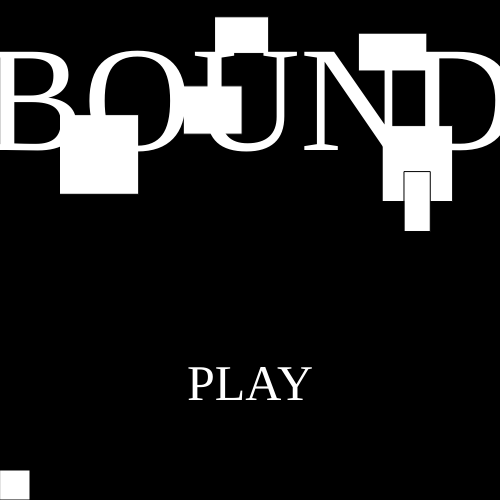
Frame 1 (no input)
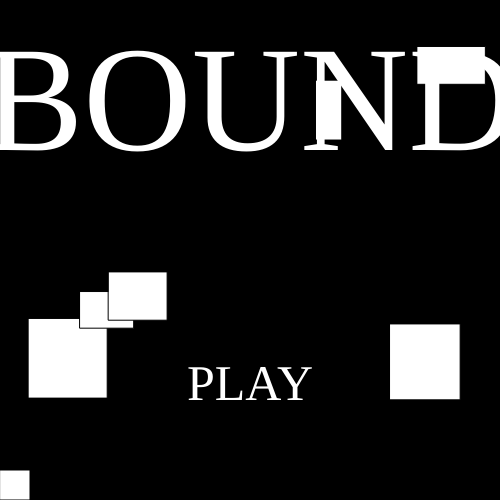
Frame 60 (no input)
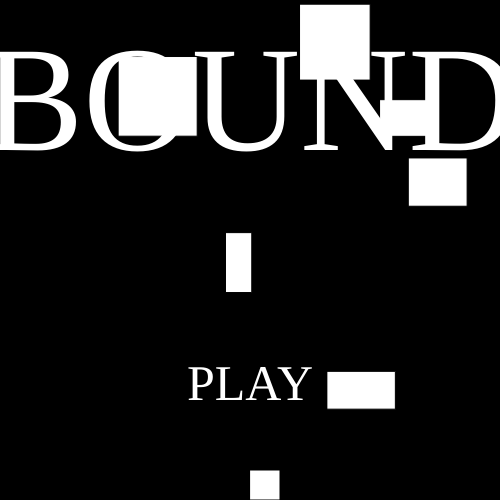
Frame 120 (the mouse pressed at the canvas centre since frame 60)

The p5.js sketch that drew these frames (run headless with seeded random() and noise() and a simulated clock; from frame 60 on, the mouse is pressed at the canvas centre):

// p5.js sketch
// ── sketch.js
let font;
let boxes = [];
let demoBoxes = [];
let playerX;
let score = 0;
let MODE = "MENU";
let shake = false;
let screenSlideX = 0;
let overSlideY = -150;
let scoreSlideY = 1000;
let score2SlideY = 7000;
let menuButtonSlideY = 15000;

class BouncingBox {
    constructor() {
        this.boxX = random(0, 500);
        this.boxY = random(0, 200);
        this.velX = random([-5, -1.5, 1.5, 5]);
        this.velY = random(-10, -5);
        this.boxWidth = random(20, 80);
        this.boxHeight = random(20, 80);
        this.gravity = random(0.05, 0.5);
        this.onFloor = false;
    }

    updateBox() {
        this.boxX += this.velX;
        if (this.boxX + this.boxWidth > 500 || this.boxX < 0) {
            this.velX *= -1;
        }

        this.boxY += this.velY;
        this.onFloor = false;
        if (this.boxY + this.boxHeight > 500) {
            this.boxY = 500 - this.boxHeight;
            this.velY *= -1;
            this.onFloor = true;
        }

        if (this.boxY < 0) {
            this.velY *= -0.5;
        }
        this.velY += this.gravity;
    }

    touchingPlayer(playerX) {
        return (playerX + 30 > this.boxX && playerX < this.boxX + this.boxWidth) && (this.boxY + this.boxHeight > 470);
    }

    shouldShake() {
        return this.onFloor;
    }
}

function setup() {
    createCanvas(500, 500);
    textFont("Impact");
    playerX = 250;
    for (let i = 0; i < 6; i++) {
        demoBoxes.push(new BouncingBox());
        boxes.push(new BouncingBox());
    }
}

function draw() {
    // Unify mouse + touch so the game plays the same on desktop and mobile.
    const cx = (touches && touches.length) ? touches[0].x : mouseX;
    const cy = (touches && touches.length) ? touches[0].y : mouseY;
    const pressed = mouseIsPressed || (touches && touches.length > 0);

    if (MODE === "MENU") {
        background(255);
        playerX = cx;
        if (playerX + 30 > 500) playerX = 470;
        
        demoBoxes.forEach(box => box.updateBox());
        shake = demoBoxes.some(box => box.shouldShake());
        if (shake) translate(random(-5, 5), random(-5, 5));
        
        fill(0);
        rect(0, 0, width, height);
        fill(255);
        demoBoxes.forEach(box => rect(box.boxX, box.boxY, box.boxWidth, box.boxHeight));
        rect(playerX, 470, 30, 30);
        textAlign(CENTER);
        textSize(150);
        text("BOUND", 250, 150);

        if (cx > 200 && cx < 300 && cy > 355 && cy < 405) {
            fill(255);
            rect(200, 355, 100, 50);
            fill(0);
            textSize(50);
            text("PLAY", 250, 400);
            if (pressed) {
                MODE = "PLAYING";
                setTimeout(() => {}, 500);
            }
        } else {
            fill(255);
            textSize(50);
            text("PLAY", 250, 400);
        }
    } else if (MODE === "PLAYING") {
        background(255);
        playerX = cx;
        if (playerX + 30 > 500) playerX = 470;
        
        boxes.forEach(box => box.updateBox());
        shake = boxes.some(box => box.shouldShake());
        if (shake) translate(random(-5, 5), random(-5, 5));
        
        fill(0);
        rect(0, 0, width, height);
        fill(255);
        rect(playerX, 470, 30, 30);
        boxes.forEach(box => rect(box.boxX, box.boxY, box.boxWidth, box.boxHeight));
        
        score += 0.01;
        textAlign(CENTER);
        textSize(150);
        text(int(score), 250, 150);

        if (score > 5 && !boxes[5]) boxes[5] = new BouncingBox();
        if (score > 10 && !boxes[6]) boxes[6] = new BouncingBox();

        if (boxes.some(box => box.touchingPlayer(playerX))) {
            MODE = "GAME OVER";
        }
    } else if (MODE === "GAME OVER") {
        background(0, 0, 0);
        fill(255);
        textAlign(CENTER);
        textSize(100);
        text("GAME OVER", 250, 150);
        textSize(75);
        text("Score: " + int(score), 250, 250);
        textSize(50);
        text("CLICK TO RESTART", 250, 350);

        if (pressed) {
            MODE = "MENU";
            score = 0;
            boxes = [];
            for (let i = 0; i < 6; i++) {
                boxes.push(new BouncingBox());
            }
        }
    }
}

// Touch = steer (p5 maps the first touch to mouseX/mouseY). Returning false
// prevents the page from scrolling/zooming while you play on mobile.
function touchStarted() { return false; }
function touchMoved() { return false; }
function touchEnded() { return false; }
